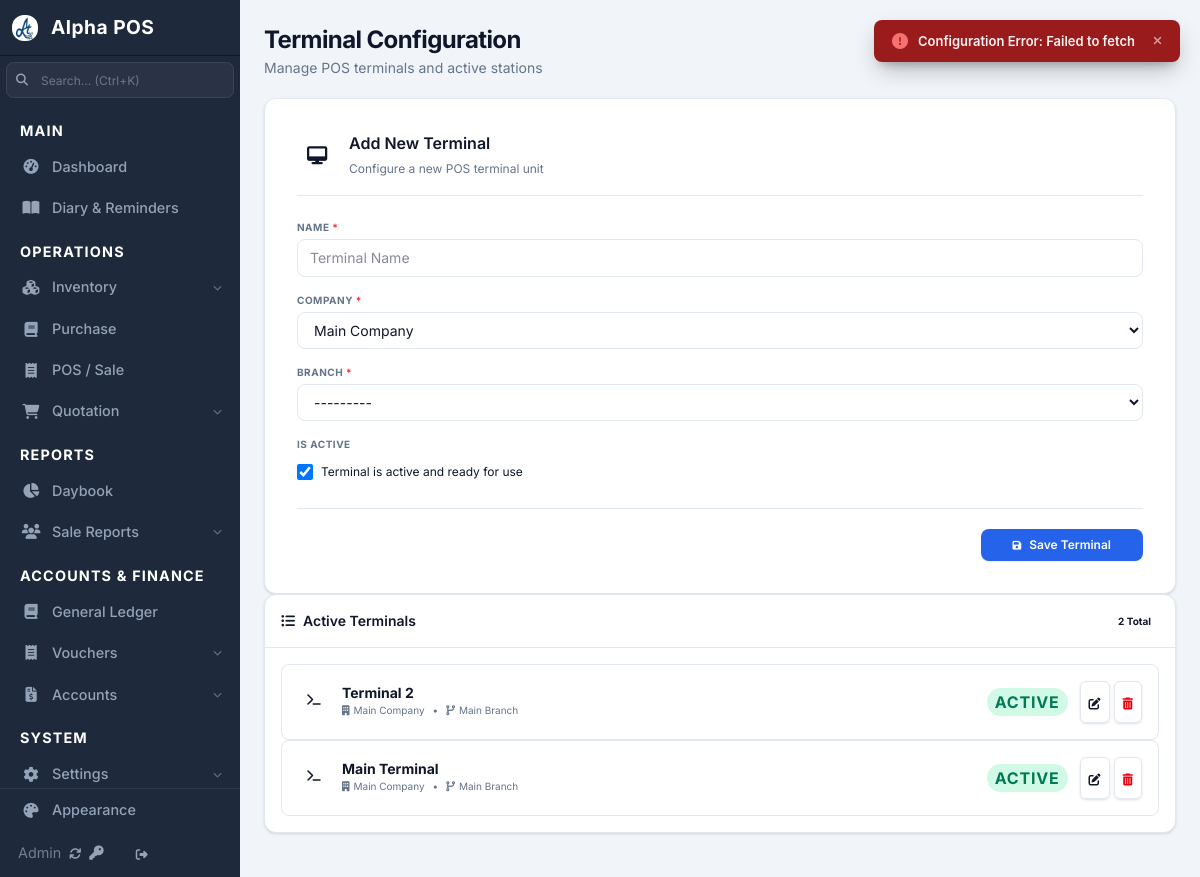
Screenshot of /configuration/posterminal/ (signed in) with the database file from the repository.
### apps/configuration/models.py (models this page shows, shortened)
class POSTerminal(models.Model):
    name = models.CharField(max_length=100, unique=True)
    company = models.ForeignKey('Company', on_delete=models.CASCADE)
    branch = models.ForeignKey('Branch', on_delete=models.CASCADE)
    is_active = models.BooleanField(default=True)
    dateent = models.DateTimeField(auto_now_add=True)
    updated_at = models.DateTimeField(auto_now=True)
    class Meta:
        unique_together = ('name', 'branch')

class Company(models.Model):
    name = models.CharField(max_length=100, unique=True)
    name_ur = models.CharField(max_length=200, blank=True, null=True, verbose_name="Company Name (Urdu)")
    address = models.CharField(max_length=255, blank=True, null=True)
    address_ur = models.CharField(max_length=500, blank=True, null=True, verbose_name="Address (Urdu)")
    phone1 = models.CharField(max_length=15, blank=True, null=True)
    phone2 = models.CharField(max_length=15, blank=True, null=True)
    email = models.EmailField(blank=True, null=True)
    license_no = models.CharField(max_length=50, blank=True, null=True)
    ntn_no = models.CharField(max_length=50, blank=True, null=True, verbose_name="NTN Number")
    ntn_no_ur = models.CharField(max_length=100, blank=True, null=True, verbose_name="NTN Number (Urdu)")
    license_expiry = models.DateField(null=True, blank=True)
    logo = models.ImageField(upload_to='company_logos/', blank=True, null=True)
    dateent = models.DateTimeField(auto_now_add=True)
    updated_at = models.DateTimeField(auto_now=True)
    def __str__(self):
        return self.name

class Branch(models.Model):
    name = models.CharField(max_length=100)
    name_ur = models.CharField(max_length=200, blank=True, null=True, verbose_name="Branch Name (Urdu)")
    company = models.ForeignKey('Company', on_delete=models.CASCADE)
    address = models.CharField(max_length=255, blank=True, null=True)
    address_ur = models.CharField(max_length=500, blank=True, null=True, verbose_name="Address (Urdu)")
    phone1 = models.CharField(max_length=15, blank=True, null=True)
    phone2 = models.CharField(max_length=15, blank=True, null=True)
    email = models.EmailField(blank=True, null=True)
    license_no = models.CharField(max_length=50, blank=True, null=True)
    logo = models.ImageField(upload_to='branch_logos/', blank=True, null=True)
    dateent = models.DateTimeField(auto_now_add=True)
    updated_at = models.DateTimeField(auto_now=True)
    def __str__(self):
        return self.name

### apps/configuration/views/posterminal.py (the view)
# urls.py: path('posterminal/', posterminal.posterminal, name='posterminal'),
@login_required
def posterminal(request):
    can_view, message = get_user_perms(request, 'configure_system')
    if not can_view:
        return redirect('page_not_found')
    terminals = POSTerminal.objects.all().order_by('-id')
    if request.method == 'POST':
        if 'delete_id' in request.POST:
            if not request.user.is_superuser:
                messages.error(request, 'You are not authorized to delete terminals.')
                return redirect('posterminal')
            terminal_id = request.POST.get('delete_id')
            terminal = get_object_or_404(POSTerminal, id=terminal_id)
            terminal.delete()
            messages.success(request, 'Terminal deleted successfully.')
            return redirect('posterminal')
        terminal_id = request.POST.get('terminal_id')
        if terminal_id:
            instance = get_object_or_404(POSTerminal, id=terminal_id)
            form = POSTerminalForm(request.POST, instance=instance)
        else:
            form = POSTerminalForm(request.POST)
        if request.user.is_superuser:
            if form.is_valid():
                form.save()
                messages.success(request, 'Terminal saved successfully.')
                return redirect('posterminal')
            else:
                messages.error(request, 'Please correct the errors below.')
        else:
            messages.error(request, 'You are not authorized to perform this action.')
            return redirect('posterminal')
    else:
        form = POSTerminalForm()
    return render(request, 'configuration/posterminal.html', {
        'form': form,
        'terminals': terminals
    })

### apps/configuration/templates/configuration/posterminal.html (shortened to what this page needs)
{% extends 'main.html' %}
{% load static %}
{% block content %}
<main class="flex-1 overflow-y-auto p-4 md:p-6 space-y-5 custom-scroll">
    <div class="flex flex-col sm:flex-row sm:items-center sm:justify-between gap-3">
        <div>
            <h1 class="text-xl md:text-2xl font-bold text-[var(--text-main)] tracking-tight">Terminal Configuration</h1>
            <p class="text-xs md:text-sm text-[var(--text-muted)] mt-0.5">Manage POS terminals and active stations</p>
        </div>
    </div>
    <div class="grid grid-cols-1 lg:grid-cols-12 gap-6">
        <div class="lg:col-span-12 xl:col-span-5">
            <div class="surface rounded-xl p-6 md:p-8 shadow-sm">
                <div class="flex items-center justify-between border-b border-[var(--border-color)] pb-4 mb-6">
                    <div class="flex items-center gap-3">
                        <div class="w-10 h-10 rounded-lg flex items-center justify-center text-lg bg-indigo-100 text-indigo-600">
                            <i class="fas fa-desktop"></i>
                        </div>
                        <div>
                            <h3 class="font-semibold text-base text-[var(--text-main)]" id="form-title">Add New Terminal</h3>
                            <span class="text-xs text-[var(--text-muted)]">Configure a new POS terminal unit</span>
                        </div>
                    </div>
                </div>
                <form method="POST" class="space-y-5" id="terminal-form">
                    <div class="space-y-4">
                        {% for field in form %}
                            <div>
                                <label class="block text-[0.625rem] font-bold text-[var(--text-muted)] mb-1 uppercase tracking-wider">
                                    {{ field.label }} {% if field.field.required %}<span class="text-red-500">*</span>{% endif %}
                                </label>
                                {% if field.name == 'is_active' %}
                                    <div class="flex items-center gap-2 py-2">
                                        {{ field }}
                                        <span class="text-xs text-[var(--text-main)]">Terminal is active and ready for use</span>
                                    </div>
                                {% else %}
                                    {{ field }}
                                {% endif %}
                            </div>
                        {% endfor %}
                    </div>
                    <div class="border-t border-[var(--border-color)] pt-5 mt-2 flex justify-end gap-3">
                        <button type="submit" class="btn btn-primary px-8 bg-indigo-600 hover:bg-indigo-700 border-indigo-600" id="submit-btn">
                            <i class="fas fa-save text-[10px]"></i> Save Terminal
                        </button>
                    </div>
                </form>
            </div>
        </div>
        <div class="lg:col-span-12 xl:col-span-7">
            <div class="surface rounded-xl shadow-sm overflow-hidden flex flex-col h-full border border-[var(--border-color)]">
                <div class="p-4 border-b border-[var(--border-color)] bg-[var(--bg-muted)] flex items-center justify-between">
                    <h3 class="font-semibold text-sm text-[var(--text-main)] flex items-center gap-2">
                        <i class="fas fa-list-ul text-indigo-500"></i>
                        Active Terminals
                    </h3>
                    <span class="px-2 py-0.5 rounded-full bg-indigo-100 text-indigo-700 text-[10px] font-bold">
                        {{ terminals.count }} Total
                    </span>
                </div>
                <div class="flex-1 overflow-y-auto custom-scroll p-4" style="max-height: 600px;">
                    {% if terminals %}
                        <div class="space-y-3">
                            {% for terminal in terminals %}
                                <div class="group p-4 rounded-lg border border-[var(--border-color)] hover:border-indigo-400 hover:bg-indigo-50/10 transition-all">
                                    <div class="flex justify-between items-center gap-4">
                                        <div class="flex-1 min-w-0">
                                            <div class="flex items-center gap-3 mb-1">
                                                <div class="w-8 h-8 rounded-full bg-slate-100 flex items-center justify-center text-slate-500">
                                                    <i class="fas fa-terminal text-xs"></i>
                                                </div>
                                                <div>
                                                    <h4 class="font-bold text-sm text-[var(--text-main)] truncate">{{ terminal.name }}</h4>
                                                    <div class="flex items-center gap-2">
                                                        <span class="text-[10px] text-[var(--text-muted)] flex items-center gap-1">
                                                            <i class="fas fa-building text-[8px]"></i> {{ terminal.company.name }}
                                                        </span>
                                                        <span class="text-[10px] text-[var(--text-muted)]">•</span>
                                                        <span class="text-[10px] text-[var(--text-muted)] flex items-center gap-1">
                                                            <i class="fas fa-code-branch text-[8px]"></i> {{ terminal.branch.name }}
                                                        </span>
                                                    </div>
                                                </div>
                                            </div>
                                        </div>
                                        <div class="flex items-center gap-3">
                                            {% if terminal.is_active %}
                                                <span class="px-2 py-0.5 rounded-full bg-emerald-100 text-emerald-700 text-[9px] font-bold uppercase tracking-wider">Active</span>
                                            {% else %}
                                                <span class="px-2 py-0.5 rounded-full bg-slate-100 text-slate-500 text-[9px] font-bold uppercase tracking-wider">Inactive</span>
                                            {% endif %}
                                            <div class="flex gap-1">
                                                <button type="button"
                                                        onclick="editTerminal(this)"
                                                        data-id="{{ terminal.id }}"
                                                        data-name="{{ terminal.name }}"
                                                        data-company="{{ terminal.company.id }}"
                                                        data-branch="{{ terminal.branch.id }}"
                                                        data-active="{{ terminal.is_active|yesno:'true,false' }}"
                                                        class="p-2 rounded-md bg-white border border-[var(--border-color)] text-indigo-600 hover:bg-indigo-600 hover:text-white transition shadow-sm">
                                                    <i class="fas fa-edit text-xs"></i>
                                                </button>
                                                <form method="POST" class="inline" onsubmit="return confirm('Are you sure you want to delete this terminal?')">
                                                    <button type="submit" class="p-2 rounded-md bg-white border border-[var(--border-color)] text-red-600 hover:bg-red-600 hover:text-white transition shadow-sm">
                                                        <i class="fas fa-trash-alt text-xs"></i>
                                                    </button>
                                                </form>
                                            </div>
                                        </div>
                                    </div>
                                </div>
                            {% endfor %}
                        </div>
                    {% else %}
                        <div class="flex flex-col items-center justify-center py-12 text-[var(--text-muted)]">
                            <i class="fas fa-desktop text-5xl mb-4 opacity-10"></i>
                            <p class="text-sm font-medium">No terminals configured</p>
                            <p class="text-xs opacity-60">Add a terminal to start processing transactions</p>
                        </div>
                    {% endif %}
                </div>
            </div>
        </div>
    </div>
</main>
{% endblock %}

### rows the page displays
POSTerminal: name "Terminal 2", company.name "Main Company", branch.name "Main Branch", is_active "ACTIVE"
POSTerminal: name "Main Terminal", company.name "Main Company", branch.name "Main Branch", is_active "ACTIVE"

### other values shown
{{ field.label }} "NAME" "COMPANY" "BRANCH" "IS ACTIVE"
{{ terminals.count }} "2"
